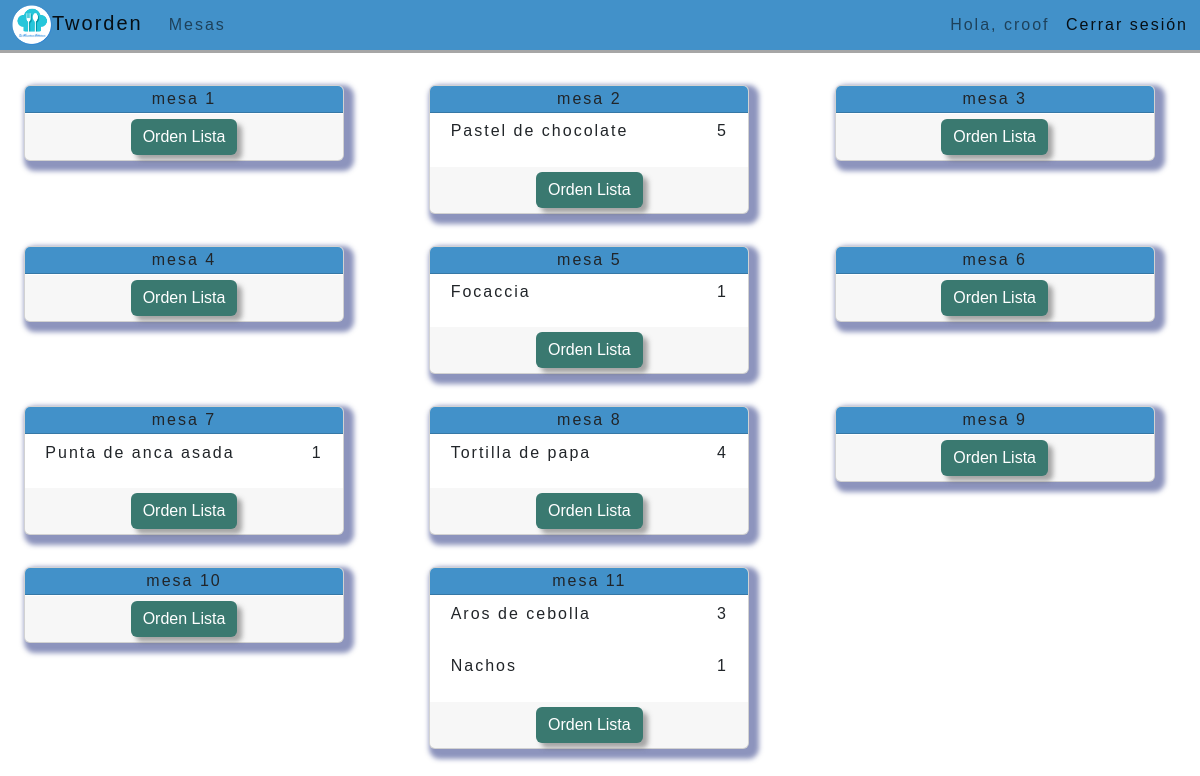
Before: /cocinero-comandas-todas.html (signed in) with the older database file.
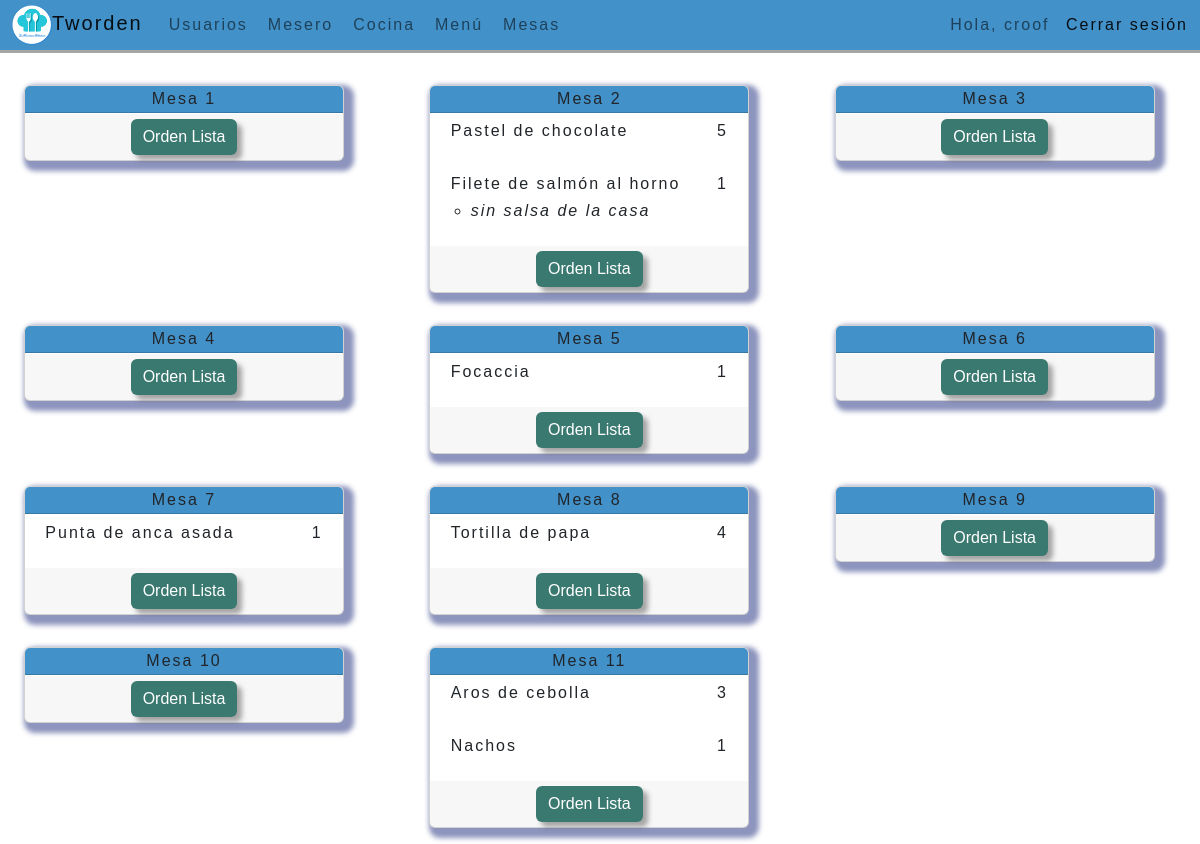
After: the same page with the newer database file.
### paginas/models.py (models this page shows, shortened)
class Ordenmesa(models.Model):
    id = models.AutoField(primary_key=True)
    mesa = models.ForeignKey(Mesas, on_delete=models.CASCADE)
    date= models.DateTimeField(auto_now_add=True)

class Mesas(models.Model):
    id = models.AutoField(primary_key=True)
    nombre_mesa = models.CharField(max_length=50, blank=False, null=False)
    def __str__(self):
        return self.nombre_mesa

class Ordenmesas(models.Model):
    id = models.AutoField(primary_key=True)
    mesa= models.ForeignKey(Mesas, on_delete=models.CASCADE)
    item= models.ForeignKey(Menu, on_delete=models.CASCADE)
    cantidad= models.IntegerField(default=1)
    observacion= models.CharField(max_length=255, blank=True, null=True)

class Menu(models.Model):
    id = models.AutoField(primary_key=True)
    nombre_plato= models.CharField(max_length=155, blank=False, null=False)
    precio= models.FloatField(null=False, blank=False)
    descripcion= models.TextField(max_length=255, blank=True, null=True)
    tipo_plato= models.CharField (
        max_length=50,
        choices=[('Entrada', 'Entrada'), ('Plato Principal', 'Plato Principal'), ('Postre', 'Postre'), ('Bebida', 'Bebida'), ('Otro', 'Otro')]
    )
    def __str__(self):
        mostrar= self.nombre_plato
        return mostrar

### paginas/views.py (the view)
# urls.py: path('cocinero-comandas-todas.html', views.cocinero_todas, name='cocinero_todas'),
@login_required(login_url='/accounts/login/')
def cocinero_todas(request):
    orden= Ordenmesas.objects.all()
    ordenmesa= Ordenmesa.objects.all()
    context= {
        'orden': orden ,
        'ordenmesa': ordenmesa,
    }
    return render(request, 'cocinero-comandas-todas.html', context)

### paginas/templates/cocinero-comandas-todas.html (shortened to what this page needs)
{% extends "base.html" %}
{% block contenido %}
{% load static %}
<div id="todo">
  <div class="container2 mt-3">
    <div class="row row-cols-1 mt-3 row-cols-md-3 g-3">
      {% for mesa in ordenmesa %}
        <div class="col">
          <div class="card border-none mb-3" style="max-width: 20rem; min-width: 15rem;">
            <div class="card-header" id="{{order.mesa}}">
              {{mesa.mesa}} <br>
            </div>
            {% for plato in orden %}
            {%if mesa.mesa == plato.mesa %}
              <div class="card_content">
                <div class="renglon row">
                  <ul class="list-unstyled">
                    <li>
                      <div class="row renglon2">
                        <div class="col">{{plato.item}}</div>
                        <div class="col-auto">{{plato.cantidad}}</div>
                      </div>
                      <ul>
                        {%if plato.observacion%}
                        <li class="obsorden renglon2">
                          {{plato.observacion}}
                        </li>
                        {%endif%}
                      </ul>
                    </li>
                  </ul>
                </div>
              </div>
            {%endif%}
            {%endfor%}
            <div class="card-footer border-white">
              <div class="iconfooter2">
                <a href=""><button type="button" class="btn expandir btn-primary">Orden Lista</button></a>
              </div>
            </div>
          </div>
        </div>
      {% endfor %}
    </div>
</div>
{% endblock %}

### paginas/templates/Base.html (shortened to what this page needs)
{% load static %}
<!DOCTYPE html>
<html lang="es">
<head>
    <link href="https://cdn.jsdelivr.net/npm/bootstrap@5.2.1/dist/css/bootstrap.min.css" rel="stylesheet">
    <link rel="stylesheet" href={% static '/CSS/base.css' %}>
    <link rel="stylesheet" href={% static '/CSS/mesas.css' %}>
    <link rel="stylesheet" href={% static '/CSS/orden.css' %}>
    <link rel="stylesheet" href={% static '/CSS/cocina.css' %}>
    <link rel="stylesheet" href={% static '/CSS/menu.css' %}>
</head>
<body>
    <header>
    <nav class="navbar fixed-top navbar-expand" style="background-color: #4291c9;">
      <div class="container-fluid">
          <a class="navbar-brand" href="ppal.html"><img src={% static 'img/logo.png' %} alt="Logo" width="40" height="40" class="d-inline-block align-text-center">Tworden</a>
          <div class="collapse navbar-collapse" id="navbarText">
            <ul class="navbar-nav me-auto mb-2 mb-lg-0">
              {% if request.user.usuario.Cargo == 'Administrador' %}
              <li class="nav-item">
                <a class="nav-link" href="admin/">Usuarios</a>
              </li>
              {% endif %}
              {% if request.user.usuario.Cargo == 'Mesero' or request.user.usuario.Cargo == 'Administrador' %}
              <li class="nav-item">
                <a class="nav-link" href="/../mesero-mesas.html">Mesero</a>
              </li>
              {% endif %}
              {% if request.user.usuario.Cargo == 'Cocinero' or request.user.usuario.Cargo == 'Administrador' %}
              <li class="nav-item">
                  <a class="nav-link" href="/../cocinero-comandas-todas.html">Cocina</a>
                </li>
                {% endif %}
              {% if request.user.usuario.Cargo == 'Administrador' %}
              <li class="nav-item">
                  <a class="nav-link" href="/../menu.html">Menú</a>
                </li>
              {% endif %}
              <li class="nav-item">
                  <a class="nav-link" href="/../login.html">Mesas</a>
                </li>
            </ul>
            <span class="navbar-text">
              {% if user.is_authenticated %}
              <a style="margin-right: 10px;"> Hola,  {{user.username}}</a>
              <a style="text-decoration: none;" href="{% url 'logout' %}"> Cerrar sesión</a>
              {% else %}
              <a href="{% url 'login' %}">iniciar sesión</a>
              {% endif %}
            </span>
          </div>
        </div>
    </nav>
    </header>
    {% block contenido %} {% endblock %}
</body>
</html>

Changed rows visible on the page:
changed through a linked row, Ordenmesa: mesa "mesa 1" → "Mesa 1"
changed through a linked row, Ordenmesa: mesa "mesa 2" → "Mesa 2"
added Ordenmesas: item "Filete de salmón al horno", cantidad "1", observacion "sin salsa de la casa", shown under Ordenmesa "Mesa 2"
changed through a linked row, Ordenmesa: mesa "mesa 3" → "Mesa 3"
changed through a linked row, Ordenmesa: mesa "mesa 4" → "Mesa 4"
changed through a linked row, Ordenmesa: mesa "mesa 5" → "Mesa 5"
changed through a linked row, Ordenmesa: mesa "mesa 6" → "Mesa 6"
changed through a linked row, Ordenmesa: mesa "mesa 7" → "Mesa 7"
changed through a linked row, Ordenmesa: mesa "mesa 8" → "Mesa 8"
changed through a linked row, Ordenmesa: mesa "mesa 9" → "Mesa 9"
changed through a linked row, Ordenmesa: mesa "mesa 10" → "Mesa 10"
changed through a linked row, Ordenmesa: mesa "mesa 11" → "Mesa 11"
Other visible differences:
text now shown: "Usuarios Mesero Cocina Menú"
